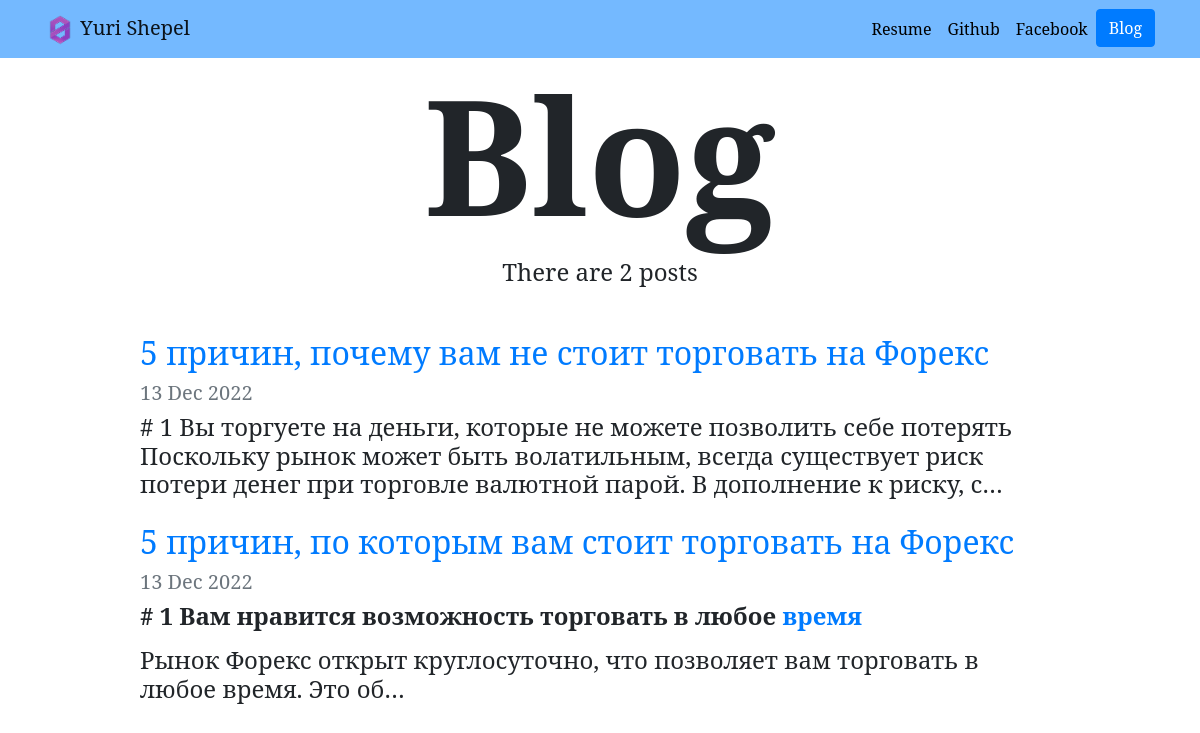
Screenshot of /blog/ with the database file from the repository.
### blog/models.py (models this page shows, shortened)
class Post(models.Model):
    title = models.CharField(max_length=250)
    date = models.DateField()
    content = RichTextField(blank=True)

### blog/views.py (the view)
# urls.py: path('', views.all_blogs, name='all_blogs'),
def all_blogs(request):
    posts = Post.objects.all()
    return render(request, 'blog/all_blogs.html', {'posts': posts})

### blog/templates/blog/all_blogs.html
{% extends 'portfolio/base.html' %}
{% block content %}
    <h1 id="blogtitle" class="font-weight-bold text-center">Blog</h1>
    <div>
        <h4 class="text-center mb-5">There are {{ posts.count }} post{{ posts.count|pluralize }}</h4>
    </div>
    {% for post in posts %}
        <div class="row justify-content-center my-3">
            <div class="col-md-10">
                <a href="{% url 'blog:detail' post.id %}"><h2>{{ post.title }}</h2></a>
                <h5 class="text-muted">{{ post.date|date:'d M Y' }}</h5>
                <h4>{{ post.content|safe|truncatechars:200 }}</h4>
            </div>
        </div>
    {% endfor %}
{% endblock %}

### portfolio/static/portfolio/custom.css (style rules this page uses)
body { font-family: 'Noto Serif', serif; }
#blogtitle { font-size: 10rem; }

### rows the page displays
Post: title "5 причин, почему вам не стоит торговать на Форекс", date "13 Dec 2022", content "# 1 Вы торгуете на деньги, которые не можете позволить себе потерять Поскольку рынок может быть волатильным, всегда существует риск потери денег при торговле валютной парой. В дополнение к риску, с…"
Post: title "5 причин, по которым вам стоит торговать на Форекс", date "13 Dec 2022", content "# 1 Вам нравится возможность торговать в любое время Рынок Форекс открыт круглосуточно, что позволяет вам торговать в любое время. Это об…"

### other values shown
{{ posts.count }} "2"
